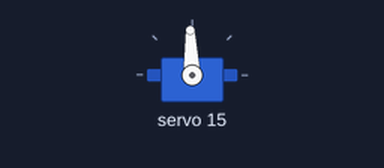
The sketch below on a simulated Arduino Uno, built with avr-gcc and run on an emulated ATmega328P. Shown: servo. What the sketch prints to the serial monitor is not drawn.

Above: at 0.05 s.
Timing chart, 0 to 3.0 s (numbered marks = the images above):
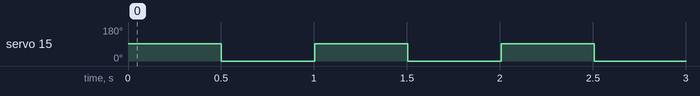

The sketch:

i2cServo.ino
```cpp
#include <Wire.h>
#include <Adafruit_PWMServoDriver.h>

// called this way, it uses the default address 0x40
Adafruit_PWMServoDriver pwm = Adafruit_PWMServoDriver();
// you can also call it with a different address you want
//Adafruit_PWMServoDriver pwm = Adafruit_PWMServoDriver(0x41);

// Depending on your servo make, the pulse width min and max may vary, you
// want these to be as small/large as possible without hitting the hard stop
// for max range. You'll have to tweak them as necessary to match the servos you
// have!
#define SERVOMIN  125 // this is the 'minimum' pulse length count (out of 4096)
#define SERVOMAX  625 // this is the 'maximum' pulse length count (out of 4096)
#define MIN_PULSE_WIDTH  500
#define MAX_PULSE_WIDTH  2500
#define FREQUENCY 60
// our servo # counter
uint8_t servonum = 0;

void setup() {
  Serial.begin(9600);
  Serial.println("16 channel Servo test!");

  pwm.begin();

  pwm.setPWMFreq(60);  // Analog servos run at ~60 Hz updates
}

// you can use this function if you'd like to set the pulse length in seconds
// e.g. setServoPulse(0, 0.001) is a ~1 millisecond pulse width. its not precise!
void setServoPulse(uint8_t n, double pulse) {
  double pulselength;

  pulselength = 1000000;   // 1,000,000 us per second
  pulselength /= 60;   // 60 Hz
  Serial.print(pulselength); Serial.println(" us per period");
  pulselength /= 4096;  // 12 bits of resolution
  Serial.print(pulselength); Serial.println(" us per bit");
  pulse *= 1000;
  pulse /= pulselength;
  Serial.println(pulse);
  pwm.setPWM(n, 0, pulse);
}

int pulseWidth(int angle){ //This function calculates servo's motion angle.
int pulse_wide, analog_value;
pulse_wide = map(angle, 0, 180, MIN_PULSE_WIDTH, MAX_PULSE_WIDTH); //This function get angle from 0 to 180 degrees and map from length minimum value to maximum.
analog_value = int(float(pulse_wide) / 1000000 * FREQUENCY * 4096);
Serial.println(analog_value);
return analog_value; //The value this function returns.
}

void loop() {
  // Drive each servo one at a time
  Serial.println(servonum);
  pwm.setPWM(15, 0, pulseWidth(90));
//  for (uint16_t pulselen = SERVOMIN; pulselen < SERVOMAX; pulselen++) {
//    pwm.setPWM(0, 0, pulselen);
//    pwm.setPWM(1, 0, pulselen);
//    pwm.setPWM(2, 0, pulselen);
//    pwm.setPWM(3, 0, pulselen);
//    pwm.setPWM(4, 0, pulselen);
//    pwm.setPWM(5, 0, pulselen);
//    pwm.setPWM(6, 0, pulselen);
//    pwm.setPWM(7, 0, pulselen);
//    pwm.setPWM(8, 0, pulselen);
//    pwm.setPWM(9, 0, pulselen);
//    pwm.setPWM(10, 0, pulselen);
//    pwm.setPWM(11, 0, pulselen);
//    pwm.setPWM(12, 0, pulselen);
//    pwm.setPWM(13, 0, pulselen);
//    pwm.setPWM(14, 0, pulselen);
//    pwm.setPWM(15, 0, pulselen);
//  }
  delay(500);
  pwm.setPWM(15, 0, pulseWidth(0));
//  for (uint16_t pulselen = SERVOMAX; pulselen > SERVOMIN; pulselen--) {
//    pwm.setPWM(0, 0, pulselen);
//    pwm.setPWM(1, 0, pulselen);
//    pwm.setPWM(2, 0, pulselen);
//    pwm.setPWM(3, 0, pulselen);
//    pwm.setPWM(4, 0, pulselen);
//    pwm.setPWM(5, 0, pulselen);
//    pwm.setPWM(6, 0, pulselen);
//    pwm.setPWM(7, 0, pulselen);
//    pwm.setPWM(8, 0, pulselen);
//    pwm.setPWM(9, 0, pulselen);
//    pwm.setPWM(10, 0, pulselen);
//    pwm.setPWM(11, 0, pulselen);
//    pwm.setPWM(12, 0, pulselen);
//    pwm.setPWM(13, 0, pulselen);
//    pwm.setPWM(14, 0, pulselen);
//    pwm.setPWM(15, 0, pulselen);
//  }
  delay(500);
}
```

Measured:
- by itself, servo 15: alternates 92° for 0.50 s and 0° for 0.50 s
